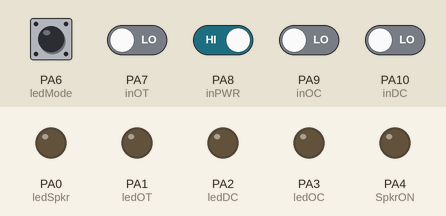
Recording of a sketch running on a simulated STM32 Blue Pill. Shown: output pins drawn as LEDs (lit = HIGH). Dashed ring = blinking. The inputs (shaded band) are chosen by the test bench; at power-on: PA6 (ledMode), PA8 (inPWR) HIGH, PA7 (inOT), PA9 (inOC), PA10 (inDC) LOW.

Above: at 1.6 s.
1.7 s: PA6 (ledMode) pulled LOW for 0.15 s
At 2.8 s:
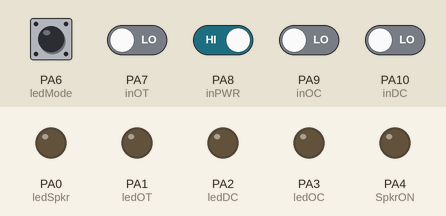
3.3 s: PA8 (inPWR) driven LOW
At 3.4 s:
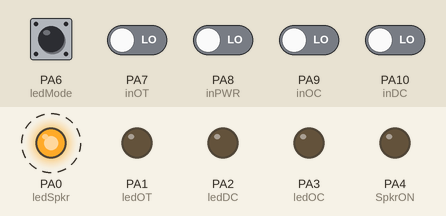
6.3 s: PA8 (inPWR) driven HIGH
9.3 s: PA6 (ledMode) pulled LOW for 1 s
At 10.7 s:
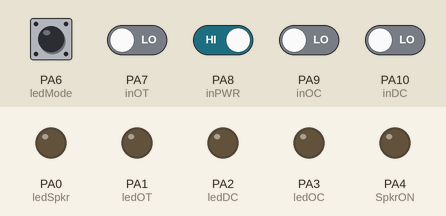
12.3 s: PA8 (inPWR) driven LOW and PA10 (inDC) driven HIGH
At 13.0 s:
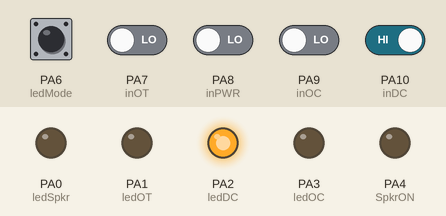
13.8 s: PA6 (ledMode) pulled LOW for 0.15 s
At 14.6 s:
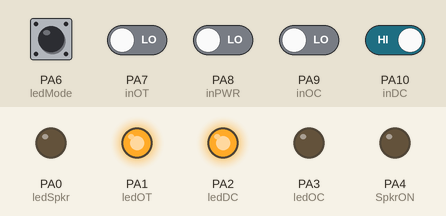
Timing chart, 0 to 17.7 s (numbered marks = the images above; inputs shaded):
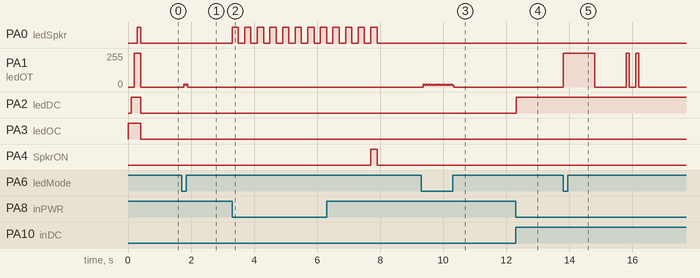

The sketch:

SpeakerProtect_01.ino
```cpp
// Version 1.0
const int ledSpkr = PA0; // Output 1 = LED on
const int ledOT = PA1; // Output 1 = LED on
const int ledDC = PA2; // Output 1 = LED on
const int ledOC = PA3; // Output 1 = LED on
const int SpkrON = PA4; // Output 1 = Speaker SSR on
const int ledMode = PA6; // Alternate working mode
const int inOT = PA7; // Input 1 = Overtemperature
const int inDC = 10; // Input 1 = DC detected
const int inOC = 9; // Input 1 = Overcurrent
const int inPWR = 8; // Input 0 = Power on (SMPS)
int State = 0; // Status 0 = INIT, 1 = WAIT, 2 = START, 3 = RUN, 4 = ERROR, 5 = WAITOFF
int lastState = 0;
int ledState = 0;
int errState = 0;
unsigned long lastDebounceTime = 0;  // the last time the inPWR changed
unsigned long debounceDelay = 200;

void setup() {
  // set port modes
  pinMode(ledSpkr, OUTPUT);
  pinMode (ledOT, OUTPUT);
  pinMode (ledDC, OUTPUT);
  pinMode (ledOC, OUTPUT);
  pinMode (SpkrON, OUTPUT);
  pinMode (inOT, INPUT);
  pinMode (inDC, INPUT);
  pinMode (inOC, INPUT);
  pinMode (inPWR, INPUT);
  pinMode (ledMode, INPUT_PULLUP);
  digitalWrite(SpkrON, LOW);
  digitalWrite(ledOC, HIGH);
  delay(100);
  digitalWrite(ledDC, HIGH);
  delay(100);
  digitalWrite(ledOT, HIGH);
  delay(100);
  digitalWrite(ledSpkr, HIGH);
  delay(100);
}

void StartDelay() {
  for (int i = 0; i <= 10; i++) {
    digitalWrite(ledOT, LOW);
    digitalWrite(ledSpkr, HIGH);
    delay(200);
    digitalWrite(ledSpkr, LOW);
    delay(200);
  }
}

void ShowError() {
  if (digitalRead(ledMode) == 0) {
    // one LED mode
    digitalWrite(ledOT, HIGH);
    delay(1000);
    digitalWrite(ledOT, LOW);
    delay(1000);
    for (int i=0; i < errState; i++){
      digitalWrite(ledOT, HIGH);
      delay(100);
      digitalWrite(ledOT, LOW);
      delay(200);
    }
    delay(800);
  } else { // multi LED mode
    switch (errState) {
      case 1: // overcurrent
        digitalWrite(ledOC, HIGH);
        break;
      case 2: // DC detected
        digitalWrite(ledDC, HIGH);
        break;
      case 3: // overtemperature
        digitalWrite(ledOT, HIGH);
        break;
    }
  }
}
int CheckError() {
  if (digitalRead(inOC) == HIGH) { // Overcurrent
    digitalWrite(SpkrON, LOW);
    digitalWrite(ledSpkr, LOW);
    return 1;
  }
  if (digitalRead(inDC) == HIGH) { // DC detected
    delay(20); // Wait 20mS and check again
    if (digitalRead(inDC) == HIGH) {
      digitalWrite(SpkrON, LOW);
      digitalWrite(ledSpkr, LOW);
      return 2;
    }
  }
  if (digitalRead(inOT) == HIGH) { // Overtemperature
    digitalWrite(SpkrON, LOW);
    digitalWrite(ledSpkr, LOW);
    return 3;
  }
  return 0;
}
void loop() {
  // put your main code here, to run repeatedly:
  switch (State) {
    case 0: // INIT
      digitalWrite(SpkrON, LOW);
      digitalWrite(ledSpkr, LOW);
      digitalWrite(ledDC, LOW);
      digitalWrite(ledOC, LOW);
      digitalWrite(ledOT, LOW);
      errState = 0;
      State = 1;
      break;
    case 1: // WAIT for Power ON
      if (digitalRead(ledMode) == 0) {
        if (ledState == 0) {
          digitalWrite(ledOT, HIGH);
          ledState = 1;
          delay(1);
        } else {
          digitalWrite(ledOT, LOW);
          ledState = 0;
          delay(15);
        }
      }
      if (digitalRead(inPWR) == LOW) {
        digitalWrite(ledOT, LOW);
        ledState = 0;
        State = 2;
      }
      break;
    case 2: // START
      errState = CheckError();
      if (errState > 0) {
        State = 4;
      } else {
        StartDelay();
        digitalWrite(SpkrON, HIGH);
        digitalWrite(ledSpkr, HIGH);
        State = 3;
      }
      break;
    case 3: // RUN
      errState = CheckError();
      if (errState > 0) {
        State = 4;
      }
      if (digitalRead(inPWR) == HIGH) { // Power OFF
        lastDebounceTime = millis();
        lastState = 3;
        State = 5;
      }
      break;
    case 4: // ERROR (keep Error LED on until switch off)
      ShowError();
      if (digitalRead(inPWR) == HIGH) { // Power OFF
        lastDebounceTime = millis();
        lastState = 4;
        State = 5;
      }
      break;
    case 5: // WAIT OFF
      if ((millis() - lastDebounceTime) > debounceDelay) {
        if (digitalRead(inPWR) == HIGH) { // still Power OFF
          digitalWrite(SpkrON, LOW);
          digitalWrite(ledSpkr, LOW);
          State = 0;
        } else {
          State = lastState;
        }
      }
      break;
  }
}
```

Measured:
- after the input at 1.7 s, PA1 (ledOT): 0/255 → 20/255 after 0.07 s, → 13/255 0.04 s later, → 20/255 0.04 s later, → 0/255 0.04 s later
- after the input at 3.3 s, PA0 (ledSpkr): alternates HIGH for 0.20 s and LOW for 0.20 s, starting at once
- after the input at 9.3 s, PA1 (ledOT): 0/255 → 20/255 after 0.07 s, then repeats every 0.08 s: 13/255 0.04 s, 20/255 0.04 s, until it stays 0/255 from 10.3 s
- after the input at 12.3 s, PA2 (ledDC): LOW → HIGH at once
- after the input at 13.8 s, PA1 (ledOT): goes 255/255 1.0 s, 0/255 1.0 s, 255/255 0.10 s, 0/255 0.20 s, 255/255 0.10 s, then 0/255, starting at once
